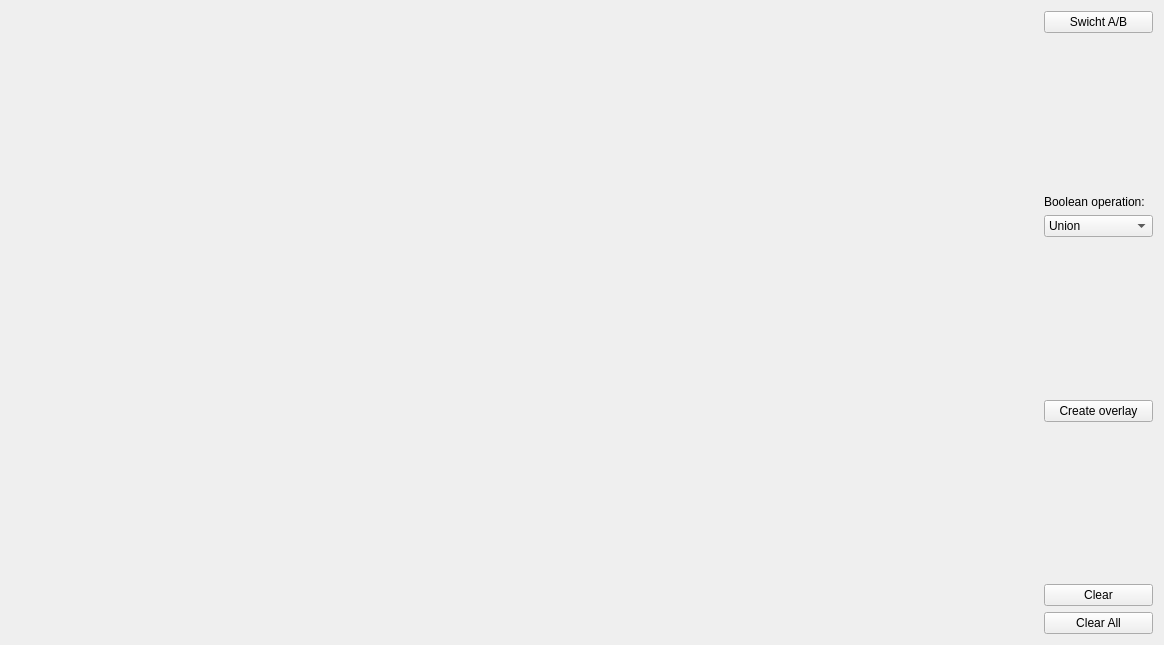
<?xml version="1.0" encoding="UTF-8"?>
<ui version="4.0">
 <class>MainForm</class>
 <widget class="QWidget" name="MainForm">
  <property name="geometry">
   <rect>
    <x>0</x>
    <y>0</y>
    <width>1164</width>
    <height>645</height>
   </rect>
  </property>
  <property name="windowTitle">
   <string>Boolean Operations on Polygons</string>
  </property>
  <layout class="QHBoxLayout" name="horizontalLayout">
   <item>
    <widget class="Draw" name="Canvas" native="true">
     <property name="sizePolicy">
      <sizepolicy hsizetype="Preferred" vsizetype="Preferred">
       <horstretch>1</horstretch>
       <verstretch>1</verstretch>
      </sizepolicy>
     </property>
    </widget>
   </item>
   <item>
    <layout class="QVBoxLayout" name="verticalLayout">
     <item>
      <widget class="QPushButton" name="pushButton">
       <property name="text">
        <string>Swicht A/B</string>
       </property>
      </widget>
     </item>
     <item>
      <spacer name="verticalSpacer_3">
       <property name="orientation">
        <enum>Qt::Vertical</enum>
       </property>
       <property name="sizeHint" stdset="0">
        <size>
         <width>20</width>
         <height>40</height>
        </size>
       </property>
      </spacer>
     </item>
     <item>
      <widget class="QLabel" name="label">
       <property name="text">
        <string>Boolean operation:</string>
       </property>
      </widget>
     </item>
     <item>
      <widget class="QComboBox" name="comboBox">
       <item>
        <property name="text">
         <string>Union</string>
        </property>
       </item>
       <item>
        <property name="text">
         <string>Intersection</string>
        </property>
       </item>
       <item>
        <property name="text">
         <string>Difference A-B</string>
        </property>
       </item>
       <item>
        <property name="text">
         <string>Difference B-A</string>
        </property>
       </item>
      </widget>
     </item>
     <item>
      <spacer name="verticalSpacer_2">
       <property name="orientation">
        <enum>Qt::Vertical</enum>
       </property>
       <property name="sizeHint" stdset="0">
        <size>
         <width>20</width>
         <height>40</height>
        </size>
       </property>
      </spacer>
     </item>
     <item>
      <widget class="QPushButton" name="pushButton_2">
       <property name="text">
        <string>Create overlay</string>
       </property>
      </widget>
     </item>
     <item>
      <spacer name="verticalSpacer">
       <property name="orientation">
        <enum>Qt::Vertical</enum>
       </property>
       <property name="sizeHint" stdset="0">
        <size>
         <width>20</width>
         <height>40</height>
        </size>
       </property>
      </spacer>
     </item>
     <item>
      <widget class="QPushButton" name="pushButton_3">
       <property name="text">
        <string>Clear</string>
       </property>
      </widget>
     </item>
     <item>
      <widget class="QPushButton" name="pushButton_4">
       <property name="text">
        <string>Clear All</string>
       </property>
      </widget>
     </item>
    </layout>
   </item>
  </layout>
 </widget>
 <customwidgets>
  <customwidget>
   <class>Draw</class>
   <extends>QWidget</extends>
   <header>draw.h</header>
   <container>1</container>
  </customwidget>
 </customwidgets>
 <resources/>
 <connections>
  <connection>
   <sender>pushButton</sender>
   <signal>clicked()</signal>
   <receiver>MainForm</receiver>
   <slot>clickSwitch()</slot>
   <hints>
    <hint type="sourcelabel">
     <x>1101</x>
     <y>26</y>
    </hint>
    <hint type="destinationlabel">
     <x>1160</x>
     <y>5</y>
    </hint>
   </hints>
  </connection>
  <connection>
   <sender>pushButton_2</sender>
   <signal>clicked()</signal>
   <receiver>MainForm</receiver>
   <slot>clickCreateOverlay()</slot>
   <hints>
    <hint type="sourcelabel">
     <x>1115</x>
     <y>404</y>
    </hint>
    <hint type="destinationlabel">
     <x>1161</x>
     <y>377</y>
    </hint>
   </hints>
  </connection>
  <connection>
   <sender>pushButton_3</sender>
   <signal>clicked()</signal>
   <receiver>MainForm</receiver>
   <slot>clickClear()</slot>
   <hints>
    <hint type="sourcelabel">
     <x>1088</x>
     <y>590</y>
    </hint>
    <hint type="destinationlabel">
     <x>1161</x>
     <y>551</y>
    </hint>
   </hints>
  </connection>
  <connection>
   <sender>pushButton_4</sender>
   <signal>clicked()</signal>
   <receiver>MainForm</receiver>
   <slot>clickClearAll()</slot>
   <hints>
    <hint type="sourcelabel">
     <x>1134</x>
     <y>623</y>
    </hint>
    <hint type="destinationlabel">
     <x>1159</x>
     <y>612</y>
    </hint>
   </hints>
  </connection>
 </connections>
 <slots>
  <slot>clickSwitch()</slot>
  <slot>clickCreateOverlay()</slot>
  <slot>clickClear()</slot>
  <slot>clickClearAll()</slot>
 </slots>
</ui>
